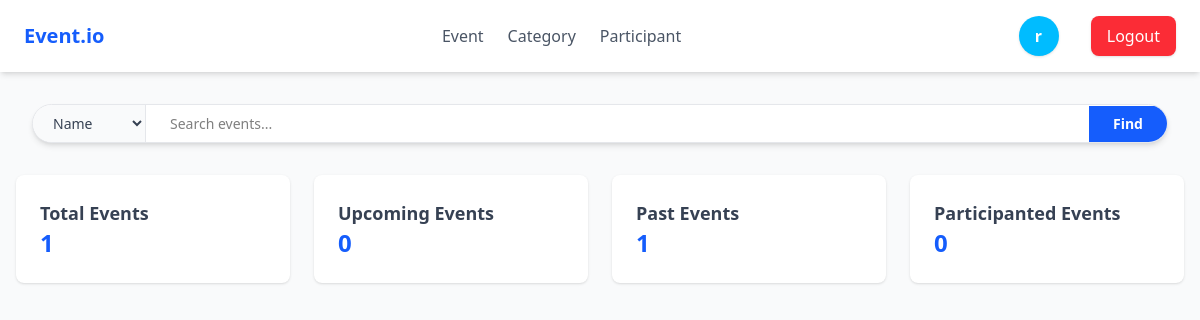
/index/ (signed in), run on an earlier commit of the app's database.
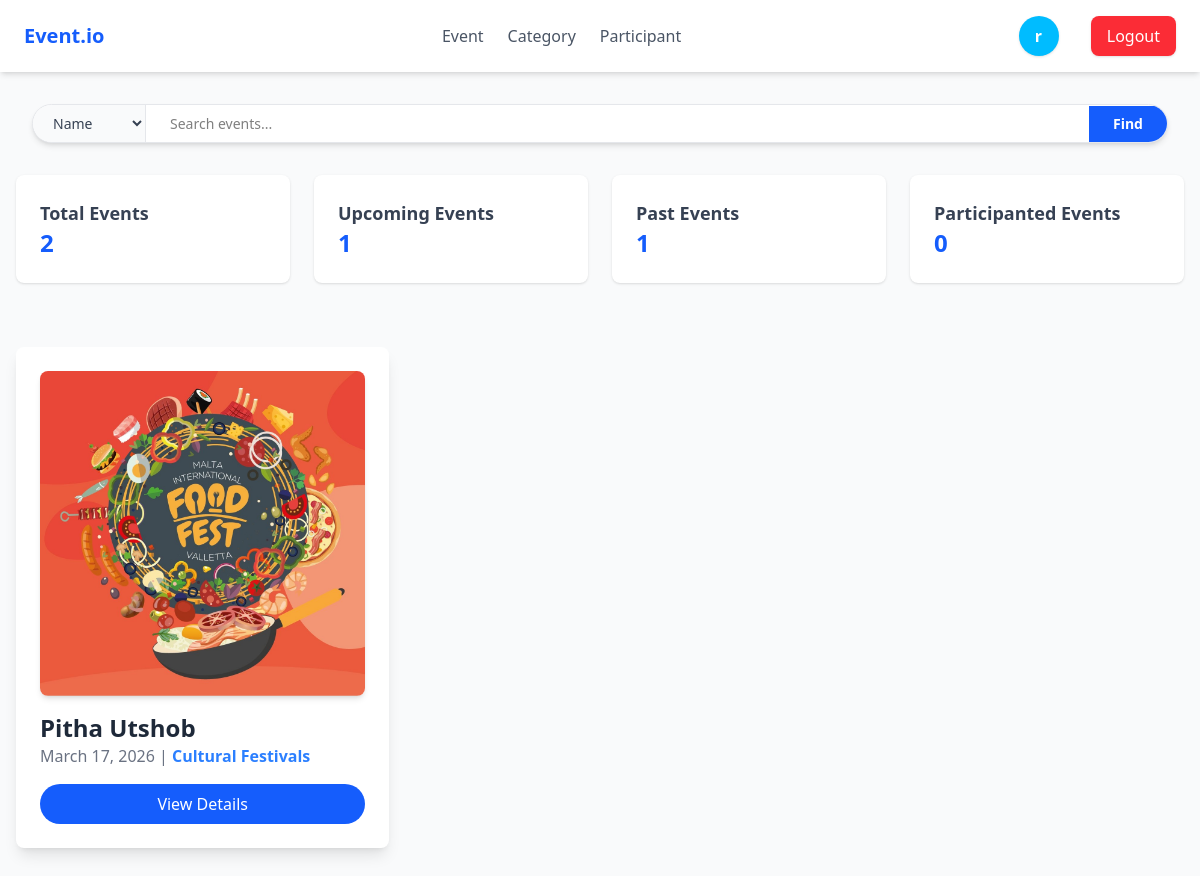
And on a later commit of the database.
### events/models.py (models this page shows, shortened)
class Event(models.Model):
    name = models.CharField(max_length=200)
    description = models.TextField()
    date = models.DateField()
    time = models.TimeField()
    location = models.CharField(max_length=250)
    image = models.ImageField(upload_to="event_images", blank=True, null=True, default="event_images/event.png")
    category = models.ForeignKey(Category, on_delete=models.CASCADE, related_name="events")
    participants = models.ManyToManyField(User, related_name="attanded_events", blank=True)

class Category(models.Model):
    name = models.CharField(max_length=200)
    description = models.TextField(blank=True)
    def __str__(self):
        return self.name

### events/views.py (the view, shortened to what this page needs)
# urls.py: path("index/", views.EventIndexView.as_view(), name="index"),
class EventIndexView(LoginRequiredMixin, View):
    events = Event.objects.select_related("category").prefetch_related("participants")
    categories = Category.objects.all()
    def _has_permission(self, user):
        return user.is_superuser or is_organizer(user) or is_participant(user)
    def dispatch(self, request, *args, **kwargs):
        if not self._has_permission(request.user):
            messages.error(request, "You do not have permission to access this page, Login first")
            return redirect("login")
        return super().dispatch(request, *args, **kwargs)
    def get(self, request, *args, **kwargs):
        curr_date = timezone.now().date()
        counts = Event.objects.aggregate(
            total=Count('id'),
            upcoming=Count('id', filter=Q(date__gte=curr_date)),
            past=Count('id', filter=Q(date__lt=curr_date))
        )
        events = self.events
        query = request.GET.get("q")
        search_by = request.GET.get("by")
        category_type = request.GET.get("category")
        filter_type = request.GET.get("type")
        if category_type and category_type != "all":
            events = events.filter(category__name=category_type)
        if filter_type == "upcoming":
            events = events.filter(date__gte=curr_date)
        elif filter_type == "past":
            events = events.filter(date__lt=curr_date)
        elif filter_type == "participated":
            events = events.filter(participants=request.user)
        elif not filter_type and not query:
            events = events.filter(date=curr_date)
        context = {
            "events": events,
            "categorys": self.categories,
            "total_count": counts['total'],
            "upcoming_count": counts['upcoming'],
            "past_count": counts['past'],
            "query": query,
            "search_by": search_by,
        }
        return render(request, "events/index.html", context)

### events/templates/events/index.html (shortened to what this page needs)
{% extends 'events/base.html' %}
{% load static %}
{% block content %}
    <div class="mx-8 mt-8">
        <form method="GET" action="{% url 'index' %}" class="flex flex-col sm:flex-row shadow-md rounded-full overflow-hidden bg-white border border-gray-200">
            <select name="by" class="bg-gray-50 border-r border-gray-200 px-4 py-2 text-sm text-gray-700 focus:outline-none cursor-pointer hover:bg-gray-100 transition">
                <option value="name" {% if search_by == 'name' %}selected{% endif %}>Name</option>
            </select>
            <div class="relative flex-grow flex items-center">
                <input
                    type="text"
                    name="q"
                    value="{{ query|default:'' }}"
                    placeholder="Search events..."
                    class="w-full px-6 py-2 text-sm focus:outline-none"
                >
                <button type="submit" class="bg-blue-600 text-white px-6 py-2 text-sm font-semibold hover:bg-blue-700 transition duration-150">
                    Find
                </button>
            </div>
        </form>
    </div>
    <div class="max-w-7xl mx-auto px-4 py-8 grid grid-cols-1 sm:grid-cols-2 md:grid-cols-4 gap-6">
        <a href="{% url 'index' %}?type=all">
        <div class="bg-white shadow rounded-lg p-6 cursor-pointer hover:shadow-lg">
            <h2 class="text-lg font-semibold text-gray-700">Total Events</h2>
            <p id="totalEventsCount" class="text-2xl font-bold text-blue-600"> {{total_count}} </p>
        </div>
        </a>
        <a href="{% url 'index' %}?type=upcoming">
        <div class="bg-white shadow rounded-lg p-6 cursor-pointer hover:shadow-lg">
            <h2 class="text-lg font-semibold text-gray-700">Upcoming Events</h2>
            <p id="upcomingEventsCount" class="text-2xl font-bold text-blue-600"> {{upcoming_count}} </p>
        </div>
        </a>
        <a href="{% url 'index' %}?type=past">
        <div class="bg-white shadow rounded-lg p-6 cursor-pointer hover:shadow-lg">
            <h2 class="text-lg font-semibold text-gray-700">Past Events</h2>
            <p id="pastEventsCount" class="text-2xl font-bold text-blue-600"> {{past_count}} </p>
        </div>
        </a>
        <a href="{% url 'index' %}?type=participated">
        <div class="bg-white shadow rounded-lg p-6 cursor-pointer hover:shadow-lg">
            <h2 class="text-lg font-semibold text-gray-700">Participanted Events</h2>
            <p id="participantsCount" class="text-2xl font-bold text-blue-600"> {{ user.attanded_events.count }} </p>
        </div>
        </a>
    </div>
    <div id="all" class="max-w-7xl mx-auto px-4 py-8 grid grid-cols-1 sm:grid-cols-2 md:grid-cols-3 gap-6">
        {% for event in events %}
            <div class="bg-white shadow-lg rounded-lg p-6 hover:shadow-xl transition-shadow duration-200">
                <img src="{{event.image.url}}" alt="Event Image" class="mb-4 rounded-lg shadow-md transition-transform duration-200 transform hover:scale-105 h-80 w-full">
                <h2 class="text-2xl font-bold text-gray-800 hover:text-blue-600 transition-colors duration-200"> {{event.name}} </h2>
                <p class="text-gray-500 text-md"> {{event.date}} | <span class="font-semibold text-blue-500">{{event.category}}</span> </p>
                <a href="#event{{event.id}}" class="block text-center mt-4 py-2 px-4 text-white bg-blue-600 rounded-full hover:bg-blue-700 transition-colors duration-200">
                    View Details
                </a>
            </div>
        {% endfor %}
    </div>
{% endblock content %}

### events/templates/events/base.html (shortened to what this page needs)
{% load static %}
<!DOCTYPE html>
<html lang="en">
<head>
    <link rel="stylesheet" href="{% static '/events/css/output.css' %}">
    <link href="{% static '/events/css/all.min.css' %}" rel="stylesheet">
</head>
<body class="bg-gray-50 font-sans">
    <nav class="bg-white shadow-md px-6 py-4 flex justify-between items-center">
        <div class="text-xl font-bold text-blue-600">Event.io</div>
        {% if request.user.is_superuser or is_organizer %}
            <div class="flex space-x-6">
                <a href="{% url 'event-create' %}">
                    <button id="btn-event"
                        class="tab-btn text-gray-600 hover:text-blue-600 font-medium {% if active_tab == 'event' %}border-b-2 border-blue-600{% endif %}">
                        Event
                    </button>
                </a>
                <a href="{% url 'category-create' %}">
                    <button id="btn-category"
                        class="tab-btn text-gray-600 hover:text-blue-600 font-medium {% if active_tab == 'category' %}border-b-2 border-blue-600{% endif %}">
                        Category
                    </button>
                </a>
                {% if request.user.is_superuser %}
                    <a href="{% url 'participant-list' %}">
                        <button id="btn-category"
                            class="tab-btn text-gray-600 hover:text-blue-600 font-medium {% if active_tab == 'participant' %}border-b-2 border-blue-600{% endif %}">
                            Participant
                        </button>
                    </a>
                {% endif %}
            </div>
        {% endif %}
        <div class="flex items-center space-x-4 gap-4">
            {% if user.is_authenticated %}
            <div class="bg-sky-400 text-white px-4 py-2 w-10 h-10 rounded-full shadow text-white font-bold">
                {{ user.username|first }}
            </div>
            <a href="{% url 'logout' %}">
                <button class="bg-red-500 hover:bg-red-600 text-white px-4 py-2 rounded-lg shadow">Logout</button>
            </a>
            {% else %}
            <a href="{% url 'login' %}" class="bg-blue-600 text-white px-4 py-2 rounded hover:bg-blue-700">Login</a>
            <a href="{% url 'logup' %}" class="bg-blue-600 text-white px-4 py-2 rounded hover:bg-blue-700">Sign Up</a>
            {% endif %}
        </div>
    </nav>
    {% block content %}{% endblock content %}
</body>
</html>

What changed in the data, as far as the page shows it:
added Event: image (picture), name "Pitha Utshob", date "March 17, 2026", category "Cultural Festivals"
Also different on the page:
{{ total_count }}: "1" → "2"
{{ upcoming_count }}: "0" → "1"
